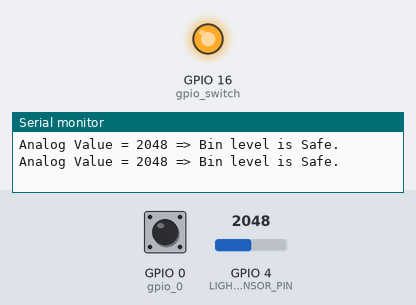
The sketch below on a simulated ESP32. On the bench: output pins drawn as LEDs (lit = HIGH), the last lines printed to the serial monitor. The test bench sets the inputs (shaded band); at power-on: GPIO 0 (gpio_0) HIGH, GPIO 4 (LIGHT_SENSOR_PIN) = 2048.

Above: at 2.8 s.
2.9 s: GPIO 0 (gpio_0) pulled LOW for 2.35 s
At 4.5 s:
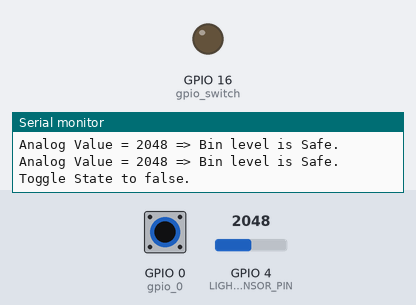
6.7 s: GPIO 4 (LIGHT_SENSOR_PIN) set to 1770
9.4 s: GPIO 4 (LIGHT_SENSOR_PIN) set to 1632
13.6 s: GPIO 0 (gpio_0) pulled LOW for 2.35 s
At 14.6 s:
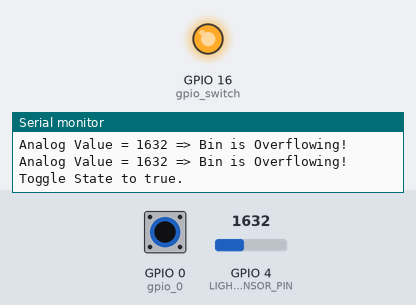
Timing chart, 0 to 16.6 s (numbered marks = the images above; inputs shaded):
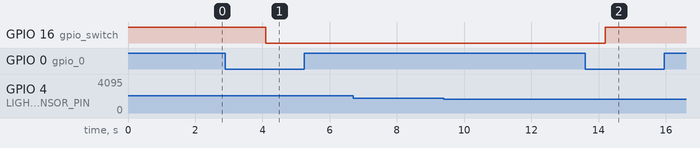

Measured:
- after the input at 2.9 s, GPIO 16 (gpio_switch): HIGH → LOW after 1.2 s
- after the input at 13.6 s, GPIO 16 (gpio_switch): LOW → HIGH after 0.60 s

The sketch:

LDR.ino
```cpp
/*
 * This ESP32 code is created by esp32io.com
 *
 * This ESP32 code is released in the public domain
 *
 * For more detail (instruction and wiring diagram), visit https://esp32io.com/tutorials/esp32-light-sensor
 *
 * Modified from SUTD WTH23 IoT Workshop
 *
 * Edited for Team Lebron for What The Hack 2023
 */


//GPIO for LDR (make sure to use GPIO with ADC support)
#define LIGHT_SENSOR_PIN 4

//GPIO for push button
static int gpio_0 = 0;
static int gpio_switch = 16;

/* Variable for reading pin status*/
bool switch_state = true;

void setup() {
  // initialize serial communication at 9600 bits per second:
  Serial.begin(115200);
  pinMode(gpio_0, INPUT_PULLUP);
  pinMode(gpio_switch, OUTPUT);
  digitalWrite(gpio_switch, true);
}

void loop() {
  // reads the input on analog pin (value between 0 and 4095)
  int analogValue = analogRead(LIGHT_SENSOR_PIN);

  Serial.print("Analog Value = ");
  Serial.print(analogValue);   // the raw analog reading

  // We'll have a few threshholds, qualitatively determined
  if (analogValue < 1700) {
    Serial.println(" => Bin is Overflowing!");
  } else {
    Serial.println(" => Bin level is Safe.");
  }

  if (digitalRead(gpio_0) == LOW) {  // Push button pressed
    delay(100);
    switch_state = !switch_state;
    Serial.printf("Toggle State to %s.\n", switch_state ? "true" : "false");

    if(switch_state == false){      // ON OFF LED according to switch state
      digitalWrite(gpio_switch, LOW);
      }
    else digitalWrite(gpio_switch, HIGH);
  }
  delay(2000);
}
```
